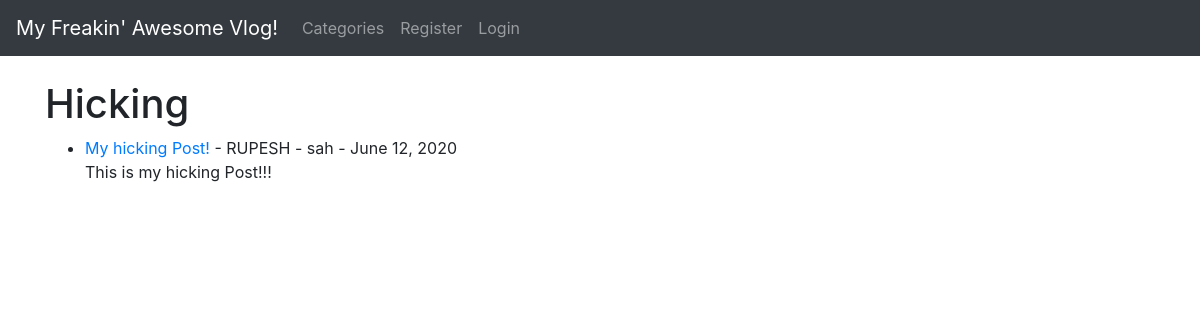
/category/hicking/, run on the app's committed database.
### theblog/models.py (models this page shows, shortened)
class Post(models.Model):
	title = models.CharField(max_length=255)
	header_image = models.ImageField(null=True, blank=True, upload_to="images/")
	title_tag = models.CharField(max_length=255)
	author = models.ForeignKey(User, on_delete=models.CASCADE)
	body = RichTextField(blank=True, null=True)
	post_date = models.DateField(auto_now_add=True)
	category = models.CharField(max_length=255, default='coding')
	snippet = models.CharField(max_length=255)
	likes = models.ManyToManyField(User, related_name='blog_posts')

### theblog/views.py (the view)
# urls.py: path('category/<str:cats>/', CategoryView, name='category'),
def CategoryView(request, cats):
	category_posts = Post.objects.filter(category=cats.replace('-', ' '))
	return render(request, 'categories.html', {'cats':cats.title().replace('-', ' '), 'category_posts':category_posts})

### theblog/templates/categories.html (shortened to what this page needs)
{% extends 'base.html' %}
{% block  content %}
{% if category_posts %}
<h1>{{ cats }}</h1>
	<ul>
	{% for post in category_posts %}
		<li><a href="{% url 'article-detail' post.pk %}">{{ post.title}}<a/>
			- {{ post.author.first_name}}
			- {{ post.author.last_name}} -
			{{post.post_date}}
			<br/>
			{{ post.body|slice:":200"|safe }}</li>
	{% endfor %}
	</ul>
{% else%}
	<h2>Sorry this page does not exist...</h2>
{% endif%}
{% endblock %}

### data on the page
Post: title "My hicking Post!", author.first_name "RUPESH", author.last_name "sah", post_date "June 12, 2020", body "This is my hicking Post!!!"

### other printed values
{{ cats }} "Hicking"
